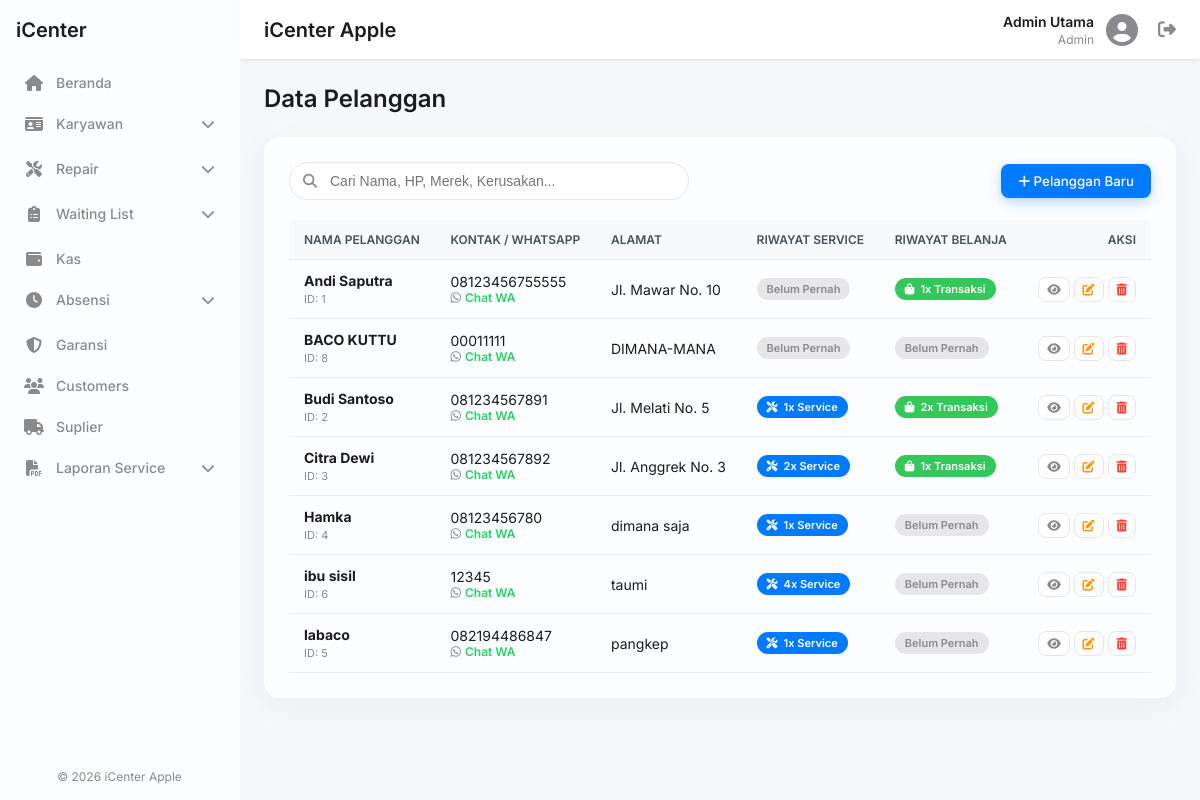
/customers.php (signed in), run on the app's committed database.
### tables this page shows
CREATE TABLE `pelanggan` (
  `id` int(11) NOT NULL,
  `nama` varchar(100) DEFAULT NULL,
  `no_hp` varchar(20) DEFAULT NULL,
  `alamat` text DEFAULT NULL,
  `keluhan` text DEFAULT NULL
);

### customers.php (the view, shortened to what this page needs)
<?php
require_once 'includes/header.php';
$sql = "SELECT p.*,
        (SELECT COUNT(*) FROM service s WHERE s.customer_id = p.id) as total_service,
        (SELECT COUNT(*) FROM penjualan_sparepart ps WHERE ps.pelanggan_id = p.id) as total_beli_part,
        (SELECT COUNT(*) FROM penjualan_perangkat pp WHERE pp.pelanggan_id = p.id) as total_beli_perangkat,
        -- Mengambil keywords untuk pencarian (Merek HP dan Kerusakan dari history service)
        (
            SELECT GROUP_CONCAT(CONCAT(COALESCE(merek_hp,''), ' ', COALESCE(tipe_hp,''), ' ', COALESCE(kerusakan,'')) SEPARATOR ' ')
            FROM service s
            WHERE s.customer_id = p.id
        ) as search_keywords
        FROM pelanggan p
        ORDER BY p.nama ASC";
$result = $conn->query($sql);
$customers = [];
if ($result) {
    while ($row = $result->fetch_assoc()) {
        $customers[] = $row;
    }
}
?>
<h1 class="page-title">Data Pelanggan</h1>
<div class="glass-effect data-table-container">
    <div class="table-header" style="display:flex; justify-content:space-between; align-items:center; margin-bottom:20px; flex-wrap: wrap; gap: 15px;">
        <div class="search-box">
            <i class="fas fa-search"></i>
            <input type="text" id="searchInput" placeholder="Cari Nama, HP, Merek, Kerusakan..." onkeyup="filterTable()">
        </div>
        <button onclick="openModal('customerFormModal', 'add')" class="btn btn-primary"><i class="fas fa-plus"></i> Pelanggan Baru</button>
    </div>
    <div class="table-wrapper">
        <table class="data-table" id="customerTable">
            <thead>
                <tr>
                    <th>Nama Pelanggan</th>
                    <th>Kontak / WhatsApp</th>
                    <th>Alamat</th>
                    <th>Riwayat Service</th>
                    <th>Riwayat Belanja</th>
                    <th style="text-align: right;">Aksi</th>
                </tr>
            </thead>
            <tbody>
                <?php if (empty($customers)): ?>
                    <tr><td colspan="6" style="text-align: center; padding: 20px;">Belum ada data pelanggan.</td></tr>
                <?php else: ?>
                    <?php foreach ($customers as $c): ?>
                        <tr>
                            <td>
                                <strong><?php echo htmlspecialchars($c['nama']); ?></strong>
                                <br><span style="font-size:11px; color:#888;">ID: <?php echo $c['id']; ?></span>
                            </td>
                            <td>
                                <div class="contact-info">
                                    <span><?php echo htmlspecialchars($c['no_hp']); ?></span>
                                    <span class="contact-wa">
                                        <i class="fab fa-whatsapp"></i>
                                        <a href="https://wa.me/<?php echo preg_replace('/^0/', '62', preg_replace('/[^0-9]/', '', $c['no_hp'])); ?>" target="_blank" class="btn-wa">Chat WA</a>
                                    </span>
                                </div>
                            </td>
                            <td><?php echo htmlspecialchars($c['alamat']); ?></td>
                            <td>
                                <?php if ($c['total_service'] > 0): ?>
                                    <span class="history-badge bg-service">
                                        <i class="fas fa-tools"></i> <?php echo $c['total_service']; ?>x Service
                                    </span>
                                <?php else: ?>
                                    <span class="history-badge bg-none">Belum Pernah</span>
                                <?php endif; ?>
                            </td>
                            <td>
                                <?php
                                    $total_belanja = $c['total_beli_part'] + $c['total_beli_perangkat'];
                                    if ($total_belanja > 0):
                                ?>
                                    <span class="history-badge bg-shop">
                                        <i class="fas fa-shopping-bag"></i> <?php echo $total_belanja; ?>x Transaksi
                                    </span>
                                <?php else: ?>
                                    <span class="history-badge bg-none">Belum Pernah</span>
                                <?php endif; ?>
                            </td>
                            <td style="text-align: right;">
                                <button class="btn btn-tertiary btn-sm" onclick='viewDetail(<?php echo $c['id']; ?>)' title="Lihat Detail"><i class="fas fa-eye"></i></button>
                                <button class="btn btn-tertiary btn-sm" onclick='editCustomer(<?php echo json_encode($c); ?>)' title="Edit"><i class="fas fa-edit" style="color: var(--accent-warning);"></i></button>
                                <button class="btn btn-tertiary btn-sm" onclick="deleteCustomer(<?php echo $c['id']; ?>, '<?php echo htmlspecialchars($c['nama'], ENT_QUOTES); ?>')" title="Hapus"><i class="fas fa-trash-alt" style="color: var(--accent-danger);"></i></button>
                            </td>
                        </tr>
                    <?php endforeach; ?>
                <?php endif; ?>
            </tbody>
        </table>
    </div>
</div>
<?php require_once 'includes/footer.php'; ?>

### assets/css/style.css (style rules this page uses)
:root { --bg-primary: #f5f7fa; --glass-bg: rgba(255, 255, 255, 0.7); --glass-border: rgba(255, 255, 255, 0.4); --shadow-color: rgba(149, 157, 165, 0.1); --text-primary: #1c1c1e; --text-secondary: #8a8a8e; --accent-primary: #007aff; --accent-success: #34c759; --accent-danger: #ff3b30; --accent-warning: #ff9500; --font-family: 'Inter', -apple-system, BlinkMacSystemFont, "Segoe UI", Roboto, Helvetica, Arial, sans-serif; --border-color: #e5e5ea; }
* { margin: 0; padding: 0; box-sizing: border-box; }
body { font-family: var(--font-family); background-color: var(--bg-primary); color: var(--text-primary); font-size: 14px; overflow-x: hidden; }
a { text-decoration: none; color: inherit; }
button { font-family: inherit; background: none; border: none; cursor: pointer; }
.glass-effect { background: var(--glass-bg); backdrop-filter: blur(15px); -webkit-backdrop-filter: blur(15px); border-radius: 16px; border: 1px solid var(--glass-border); box-shadow: 0 8px 24px 0 var(--shadow-color); }
.page-title { font-size: 24px; font-weight: 600; margin-bottom: 24px; color: var(--text-primary); }
.btn { padding: 8px 16px; border-radius: 8px; font-weight: 500; transition: all 0.2s; border: 1px solid transparent; }
.btn-primary { background-color: var(--accent-primary); color: #fff; box-shadow: 0 4px 12px rgba(0, 122, 255, 0.3); }
.btn-tertiary { background-color: rgba(255,255,255,0.5); border-color: var(--border-color); color: var(--text-secondary); font-size: 12px; padding: 4px 8px; }
.table-wrapper { overflow-x: auto; }

### customers.php (style rules this page uses)
.data-table-container { padding: 24px; }
.data-table { width: 100%; border-collapse: collapse; }
.data-table th, .data-table td { padding: 12px 15px; text-align: left; border-bottom: 1px solid #e9ecef; vertical-align: middle; }
.data-table thead th { background-color: #f8f9fa; font-weight: 600; color: #495057; text-transform: uppercase; font-size: 12px; }
.history-badge { display: inline-flex; align-items: center; gap: 6px; padding: 4px 10px; border-radius: 20px; font-size: 11px; font-weight: 600; color: white; }
.bg-service { background-color: #007aff; }
.bg-shop { background-color: #34c759; }
.bg-none { background-color: #e5e5ea; color: #8a8a8e; }
.contact-info { display: flex; flex-direction: column; }
.contact-wa { font-size: 12px; color: #8a8a8e; display: flex; align-items: center; gap: 4px; }
.btn-wa { color: #25D366; text-decoration: none; font-weight: 600; }
.search-box { position: relative; width: 100%; max-width: 400px; }
.search-box input { width: 100%; padding: 10px 12px 10px 40px; border: 1px solid #e5e5ea; border-radius: 20px; font-size: 14px; background: rgba(255,255,255,0.8); transition: all 0.3s; }
.search-box i { position: absolute; left: 14px; top: 50%; transform: translateY(-50%); color: #8a8a8e; }

### data on the page
pelanggan: nama "Andi Saputra", id "1", no_hp "08123456755555", alamat "Jl. Mawar No. 10", shows "Belum Pernah", total_belanja "1"
pelanggan: nama "BACO KUTTU", id "8", no_hp "00011111", alamat "DIMANA-MANA", shows "Belum Pernah"
pelanggan: nama "Budi Santoso", id "2", no_hp "081234567891", alamat "Jl. Melati No. 5", total_service "1", total_belanja "2"
pelanggan: nama "Citra Dewi", id "3", no_hp "081234567892", alamat "Jl. Anggrek No. 3", total_service "2", total_belanja "1"
pelanggan: nama "Hamka", id "4", no_hp "08123456780", alamat "dimana saja", total_service "1", shows "Belum Pernah"
pelanggan: nama "ibu sisil", id "6", no_hp "12345", alamat "taumi", total_service "4", shows "Belum Pernah"
pelanggan: nama "labaco", id "5", no_hp "082194486847", alamat "pangkep", total_service "1", shows "Belum Pernah"

### other printed values
$_SESSION['nama'] "Admin Utama"
$_SESSION['role'] "Admin"
